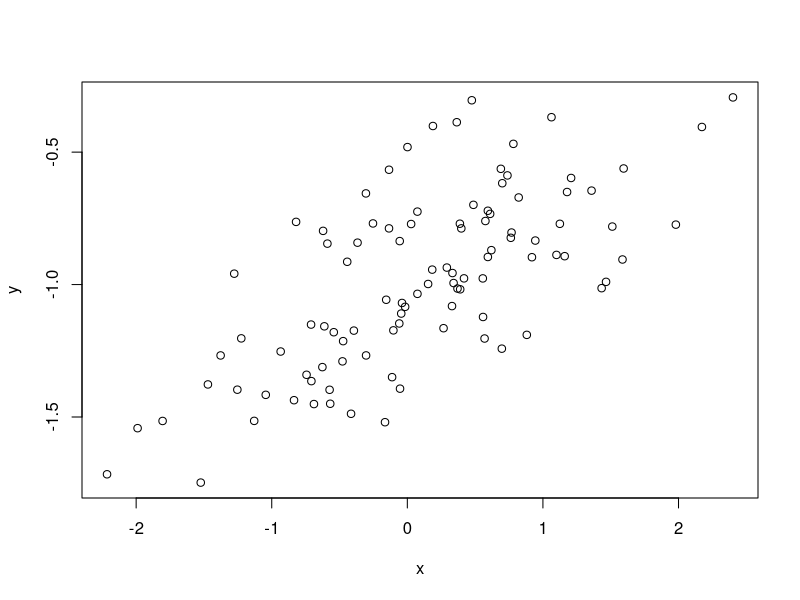
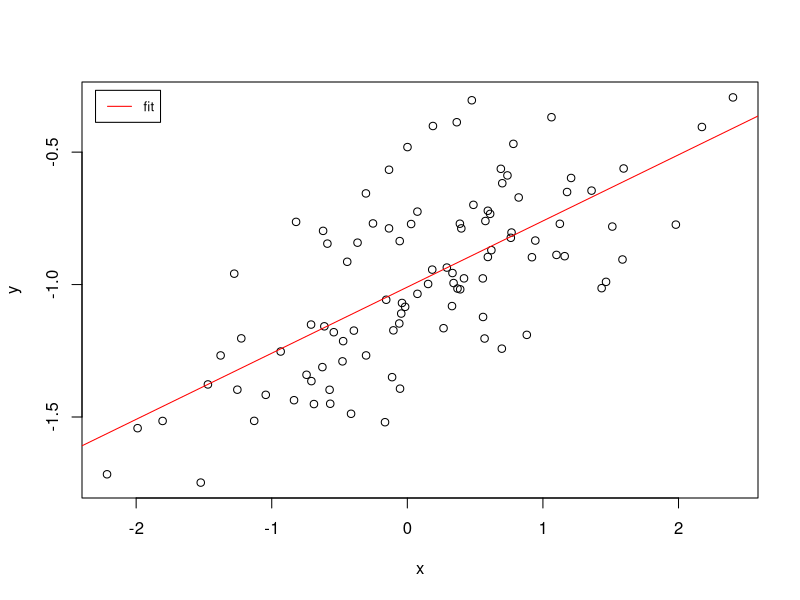
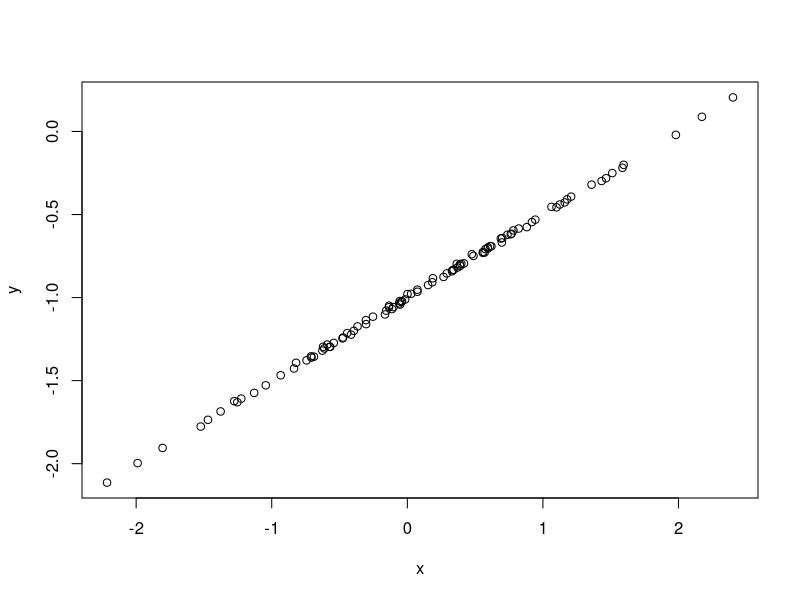
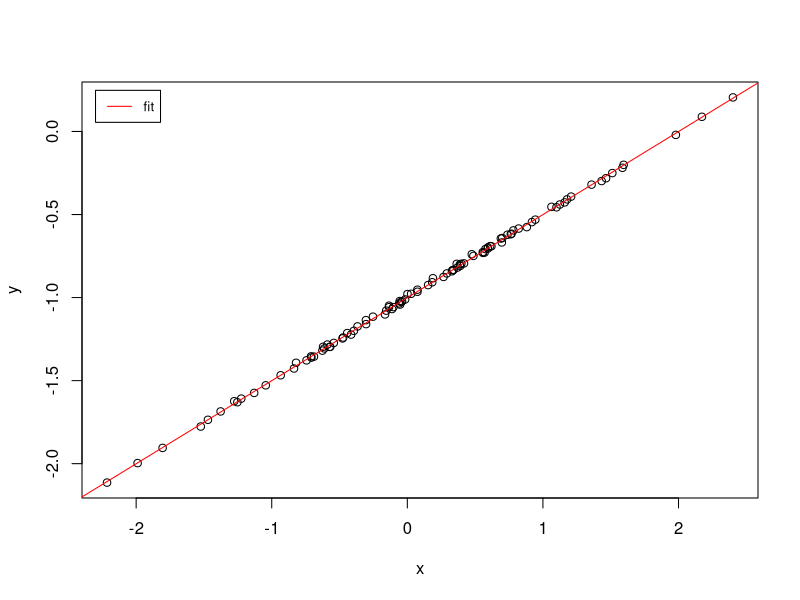
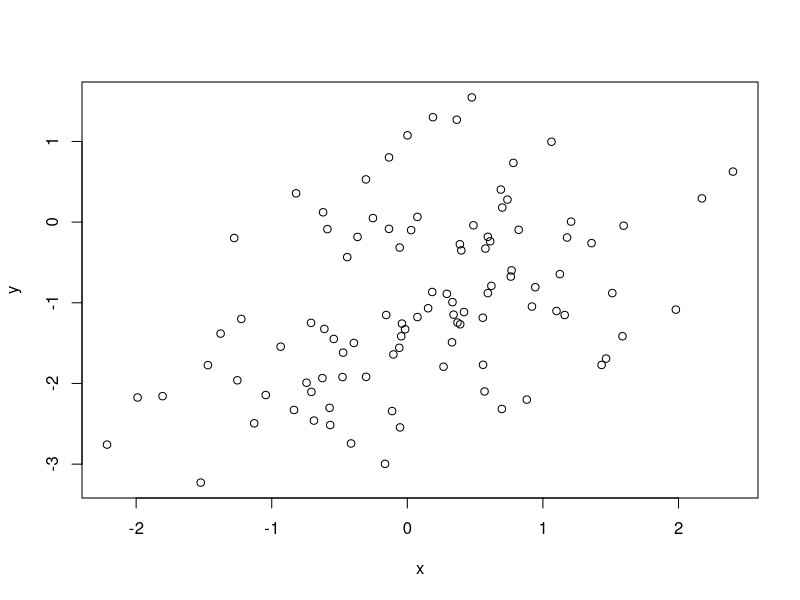
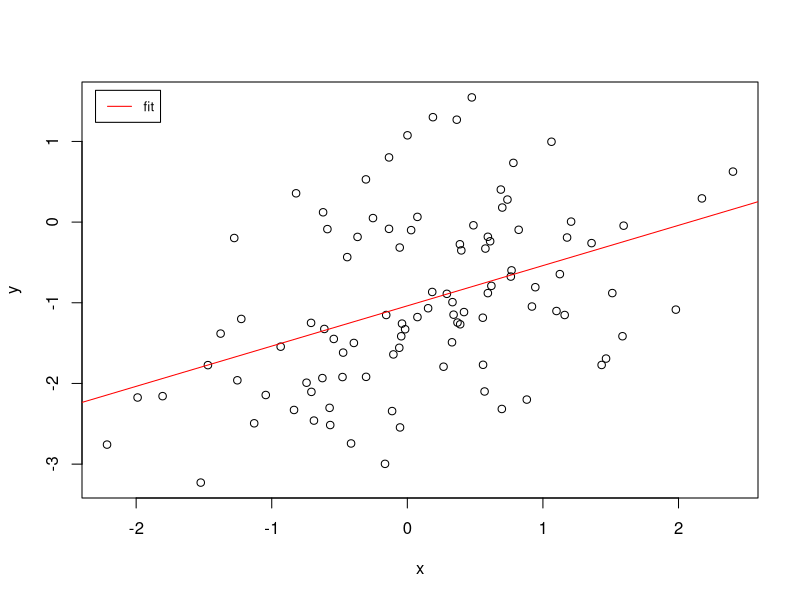

Reproduce these figures in R, in order.
## ---- chunk 1
set.seed(1)
x <- rnorm(100, 0, 1)
eps <- rnorm(100, 0, 0.25)
## ---- chunk 2
y <- -1 + 0.25 * x + eps
## ---- chunk 3
plot(x, y)
## ---- chunk 4
lm_fit_v1 <- lm(y ~ x)
summary(lm_fit_v1)
## ---- chunk 5
plot(x, y)
abline(lm_fit_v1, col="red")
legend("topleft", inset=.02, legend=c("fit"), col=c("red"), lty=1:2, cex=0.8)
## ---- chunk 6
lm_fit_v2 <- lm(y ~ x + I(x^2))
summary(lm_fit_v2)
## ---- chunk 7
set.seed(1)
x <- rnorm(100)
eps <- rnorm(100, 0, 0.01)
y <- -1 + 0.5 * x + eps
## ---- chunk 8
plot(x, y)
## ---- chunk 9
lm_fit_v3 <- lm(y ~ x)
summary(lm_fit_v3)
## ---- chunk 10
plot(x, y)
abline(lm_fit_v3, col="red")
legend("topleft", inset=.02, legend=c("fit"), col=c("red"), lty=1:2, cex=0.8)
## ---- chunk 11
set.seed(1)
x <- rnorm(100)
eps <- rnorm(100, 0, 1.0)
y <- -1 + 0.5 * x + eps
## ---- chunk 12
plot(x, y)
## ---- chunk 13
lm_fit_v4 <- lm(y ~ x)
summary(lm_fit_v4)
## ---- chunk 14
plot(x, y)
abline(lm_fit_v4, col="red")
legend("topleft", inset=.02, legend=c("fit"), col=c("red"), lty=1:2, cex=0.8)
## ---- chunk 15
confint(lm_fit_v1)
## ---- chunk 16
confint(lm_fit_v3)
## ---- chunk 17
confint(lm_fit_v4)
